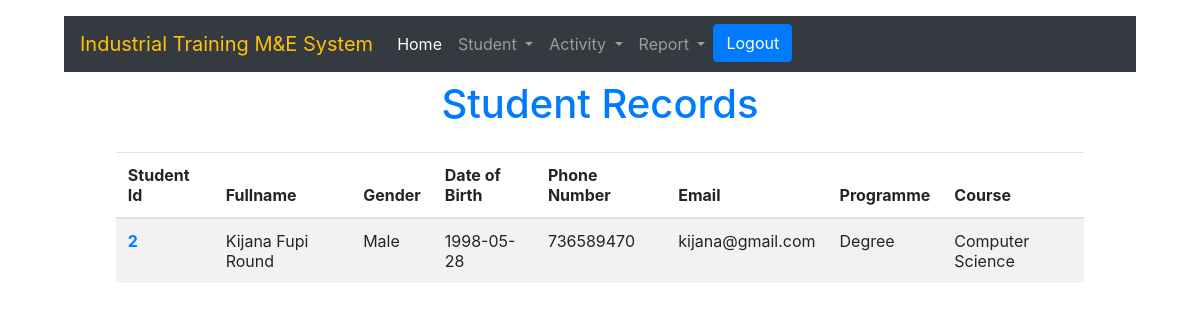
/IndustrySupervisor/Student/index.php (signed in), run on the app's committed database.
### tables this page shows
CREATE TABLE `student` (
  `id` int(11) NOT NULL,
  `fullname` varchar(255) NOT NULL,
  `birthdate` date NOT NULL,
  `sex` enum('Male','Female','','') NOT NULL,
  `email` varchar(255) NOT NULL,
  `password` varchar(255) NOT NULL,
  `phonenumber` int(11) NOT NULL,
  `programme` varchar(20) NOT NULL,
  `course` varchar(100) NOT NULL,
  `posted` timestamp NOT NULL DEFAULT CURRENT_TIMESTAMP
);

### IndustrySupervisor/Student/index.php (the view, shortened to what this page needs)
<?php
  $filePath='../../connection.php';
  if(!file_exists($filePath)){
    echo 'Connection File not found';
  }else{
    $slct="SELECT student FROM industry WHERE industrysupervisor='".$_SESSION['staffid']."'";
    $student=$conn->query($slct) or die($conn->error);
     $raws=$student->fetch_assoc();
  }
?>
<doctype html>
<html lang="en">
  <head>
    <link rel="stylesheet" href="../../css/bootstrap.min.css">
  </head>
  <body>
    <div class="container-fluid p-3">
        <?php  include "../navbar.php"; ?>
        <div class="row justify-content-center text-primary"><h1>Student Records </h1></div>
     <div class="row">
         <div class="col-lg-10 offset-md-1 pt-3 text-center">
             <table class="table table-striped table-hover">
                 <thead >
                <tr>
                  <th scope="col">Student Id</th>
                  <th scope="col">Fullname</th>
                  <th scope="col">Gender</th>
                  <th scope="col">Date of Birth</th>
                  <th scope="col">Phone Number</th>
                  <th scope="col">Email</th>
                  <th scope="col">Programme</th>
                  <th scope="col">Course</th>
                </tr>
              </thead><tbody>
             <?php
              $sql="SELECT * FROM student WHERE id=".$raws['student']."";
              $result=$conn->query($sql);
              if($result->num_rows > 0){
                   while($row=$result->fetch_assoc()){
                     echo ' <tr>
                  <th scope="row" class="text-primary">'.$row['id'].'</th>
                  <td >'.$row['fullname'].'</td>
                  <td >'.$row['sex'].'</td>
                  <td>'.$row['birthdate'].'</td>
                  <td >'.$row['phonenumber'].'</td>
                  <td >'.$row['email'].'</td>
                  <td >'.$row['programme'].'</td>
                  <td >'.$row['course'].'</td>
                </tr>';
                 }
              }else{
                   echo '<div class="alert alert-danger">'.$conn->error.'</div>';
              }
               ?>
                  </tbody>
                  </table>
         </div>
    </div>
    </div>
  </body>
</html>

### data on the page
student: id "2", fullname "Kijana Fupi Round", sex "Male", birthdate "1998-05-28", phonenumber "736589470", email "kijana@gmail.com", programme "Degree", course "Computer Science"
